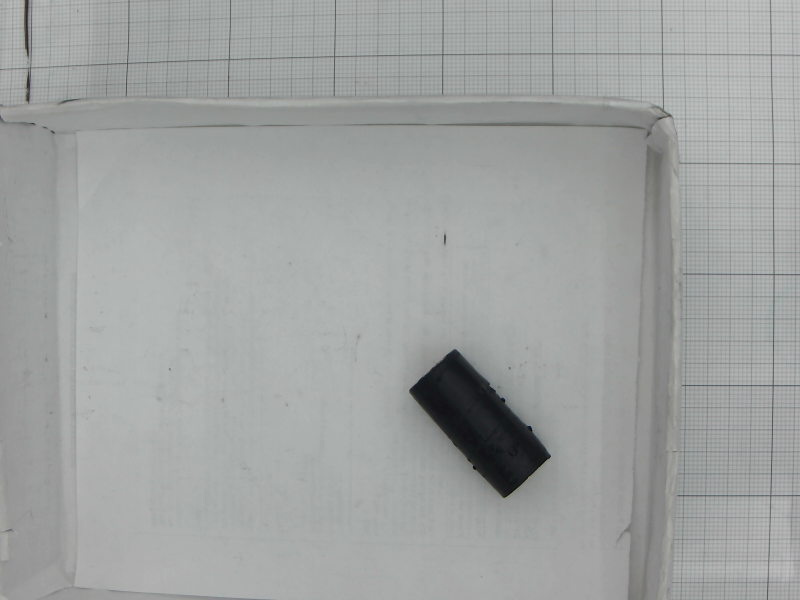
%> input picture Coordinate extraction/Coordinate extraction/imgright.jpg, 800 x 600 px
$ octave UVDETECTION.m   (GNU Octave 9; MATLAB toolbox functions it lacks are replaced by stand-ins)
%> lines starting %> are read from the running program, lines starting %| are printed output that depends on the picture; in (x1, y1, x2, y2) boxes, pixels count from 0 and x2, y2 are one past the last pixel; in counts of white or black regions, pixels touching at a corner belong together; the program's own positions count from 1
    % Load image
    inputImg = imread('imgright.jpg');
%> inputImg is the input picture: size 600x800x3 uint8; mean R, G, B 159.6, 162.1, 161.2

    % Preprocess image
    grayImg = rgb2gray(inputImg);
    filteredImg = imgaussfilt(grayImg, 2); % Use a Gaussian filter to reduce noise

    % Thresholding
    binaryImg = imbinarize(filteredImg, 0.16);
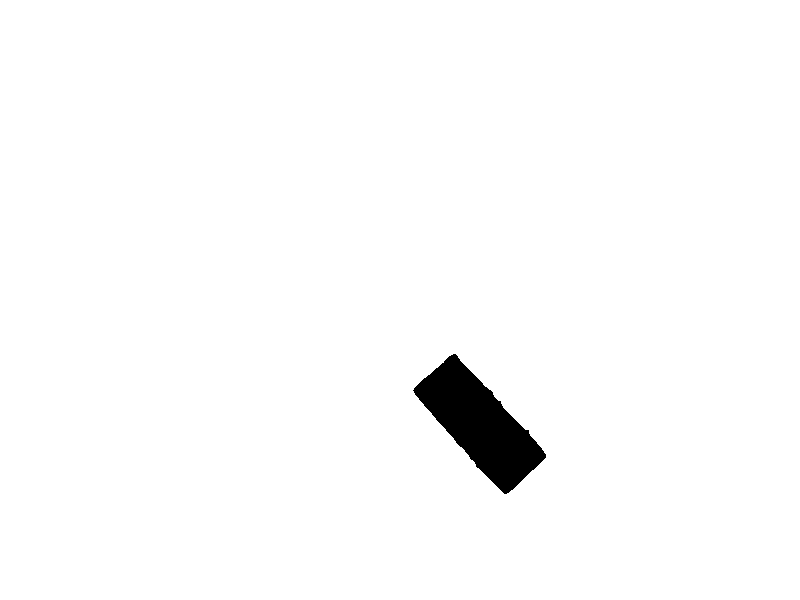
%> binaryImg: size 600x800 logical; 98.3% white; 1 black region, box (x1, y1, x2, y2) and area: (413, 354, 546, 494) 8202
    binaryImg = ~binaryImg;

    % Remove small objects
    cleanImg = bwareaopen(binaryImg, 600); % Adjust the area threshold as needed
    % Fill holes in the cylinders (if needed)
    cleanImg = imfill(cleanImg, 'holes');

    % Label connected components
    [labeledImage, numObjects] = bwlabel(cleanImg, 4);
%> numObjects = 1
    stats = regionprops("table", labeledImage, 'Centroid', 'Orientation','Area');
%> stats = 1 region; Area, Centroid and Orientation: 8202 [480.4 424.7] -48.06

    % Initialize list to store centroids and orientations
    objectsData = [];

    % Display the original image
    imshow(binaryImg);
    hold on;  % Keep the image displayed while we overlay the plots

    % Loop through each object
    for k = 1:numObjects
        % Get centroid (updated for table indexing)
        centroid = stats.Centroid(k, :);  % Access the k-th row of the Centroid column

        % Get orientation
        orientation = stats.Orientation(k);   % Access the k-th row of the Orientation column

        % Get area of the object
        area = stats.Area(k);  % Access the k-th row of the Area column

        % Store the centroid, orientation, and area in the list
        objectsData = [objectsData; centroid, orientation, area]; % Append data to the list

        % Convert orientation to radians
        angleRad = orientation * (pi / 180);

        % Calculate the endpoint of the orientation line
        lineLength = 50; % Length of the orientation line
        xEnd = centroid(1) + lineLength * cos(angleRad);
        yEnd = centroid(2) - lineLength * sin(angleRad); % Subtract to account for image coordinates

        % Plot the centroid as a red star
        plot(centroid(1), centroid(2), 'r*', 'MarkerSize', 10, 'LineWidth', 2);

        % Plot the orientation line as a green line
        plot([centroid(1), xEnd], [centroid(2), yEnd], 'g-', 'LineWidth', 2);
    end
%> this loop made 1 pass
%> (orientation, area, objectsData, angleRad, lineLength, xEnd, yEnd) on pass 1: (-48.06, 8202, [480.4 424.7 -48.06 8202], -0.839, 50, 513.9, 461.9)
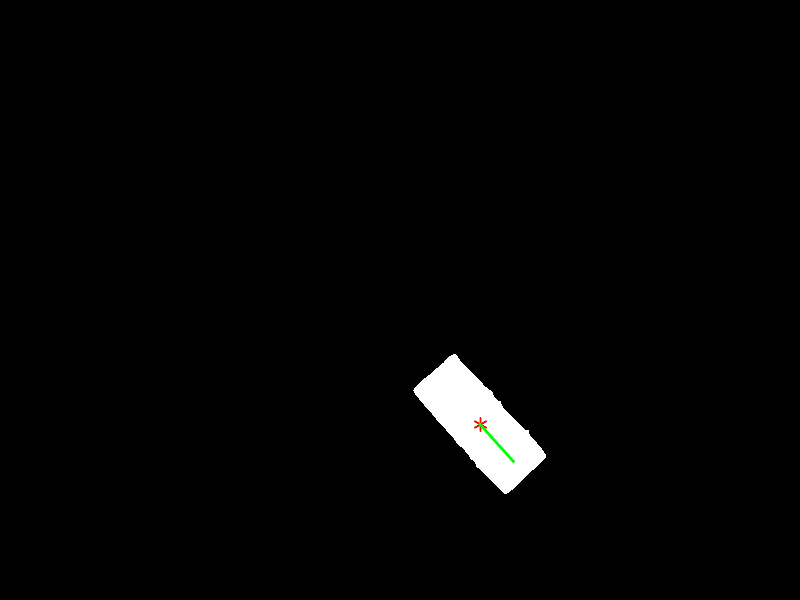
%> figure redrawn from the program's plot data

    hold off;  % Release the hold so the rest of the plots don't overlap

    % Display the list of objects' data (centroids and orientations)
    disp('Objects Data (Centroid, Orientation):');
    disp(objectsData);
%|     480.440    424.724    -48.056   8202.000

$ run again, with Coordinate extraction/Coordinate extraction/imgleft.jpg copied over Coordinate extraction/Coordinate extraction/imgright.jpg
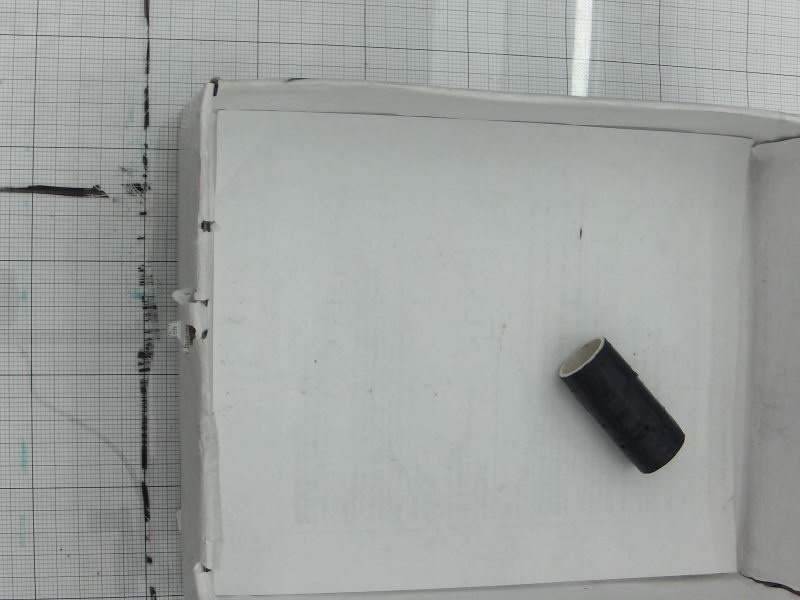
%> input picture Coordinate extraction/Coordinate extraction/imgleft.jpg, 800 x 600 px
%> inputImg is the input picture: size 600x800x3 uint8; mean R, G, B 157.4, 161, 159.2
%> `binaryImg = imbinarize(filteredImg, 0.16);`:
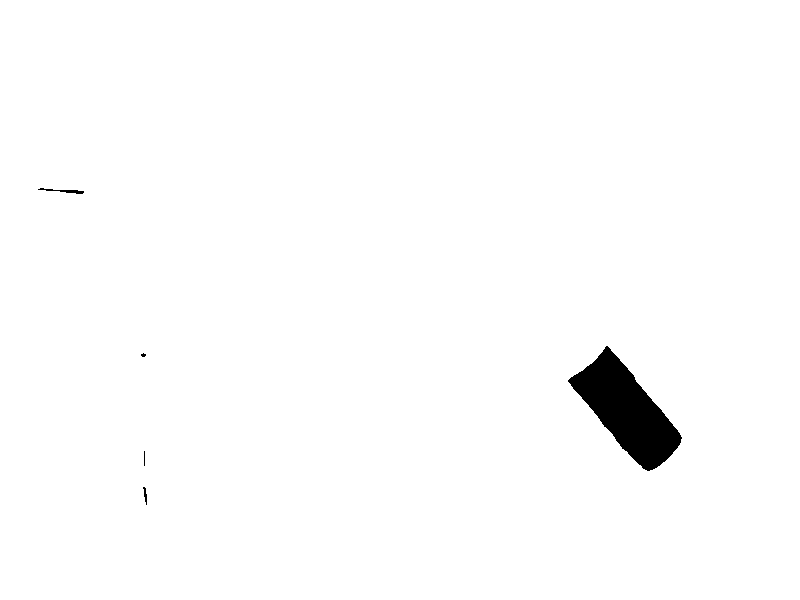
%> binaryImg: size 600x800 logical; 98.6% white; 5 black regions (2 under 20 px), largest, box (x1, y1, x2, y2) and area: (568, 346, 682, 471) 6420, (38, 188, 84, 194) 100, (143, 487, 147, 505) 37
%> cleanImg: size 600x800 logical; 1.3% white; 1 white region, box (x1, y1, x2, y2) and area: (568, 346, 682, 471) 6420
%> numObjects = 1
%> stats = 1 region; Area, Centroid and Orientation: 6420 [627.5 411.3] -50.63
%> the loop `for k = 1:numObjects` made 1 pass
%> (orientation, area, objectsData, angleRad, lineLength, xEnd, yEnd) on pass 1: (-50.63, 6420, [627.5 411.3 -50.63 6420], -0.884, 50, 659.3, 449.9)
%> after the loop `for k = 1:numObjects`:
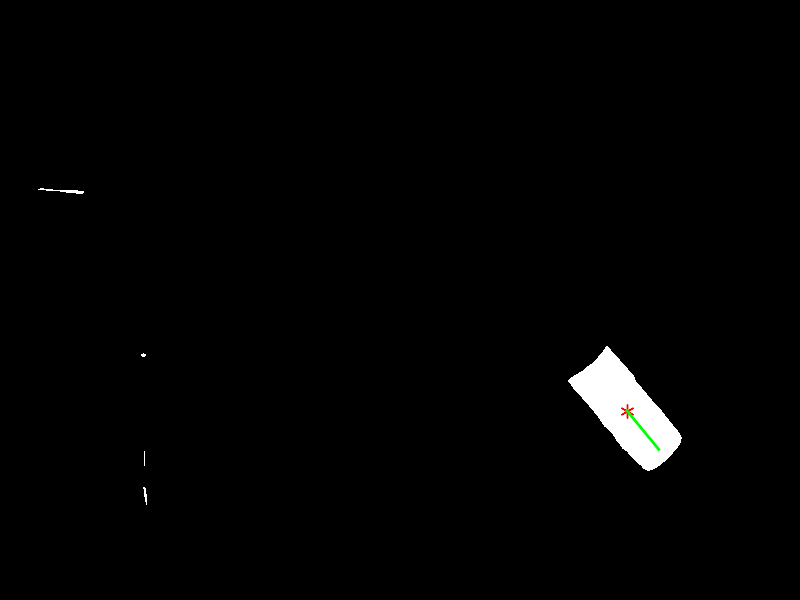
%> figure redrawn from the program's plot data
%|     627.548    411.277    -50.628   6420.000
